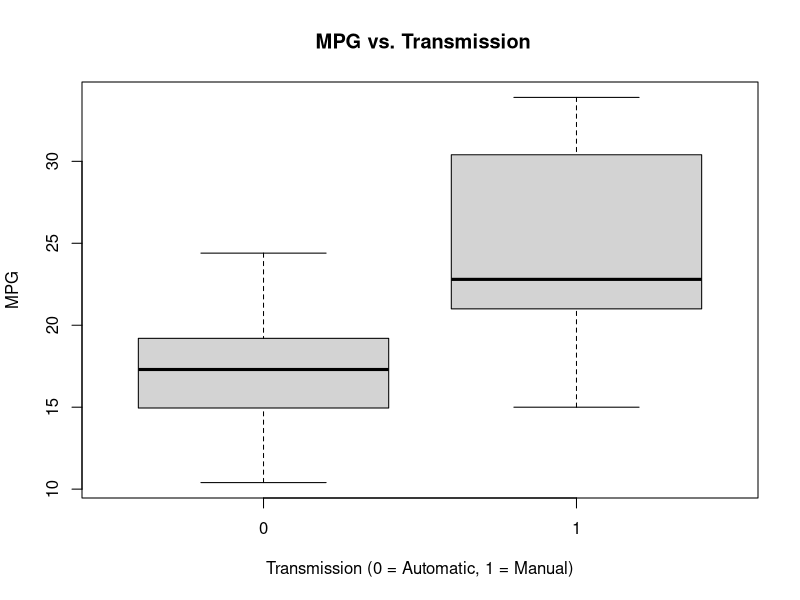
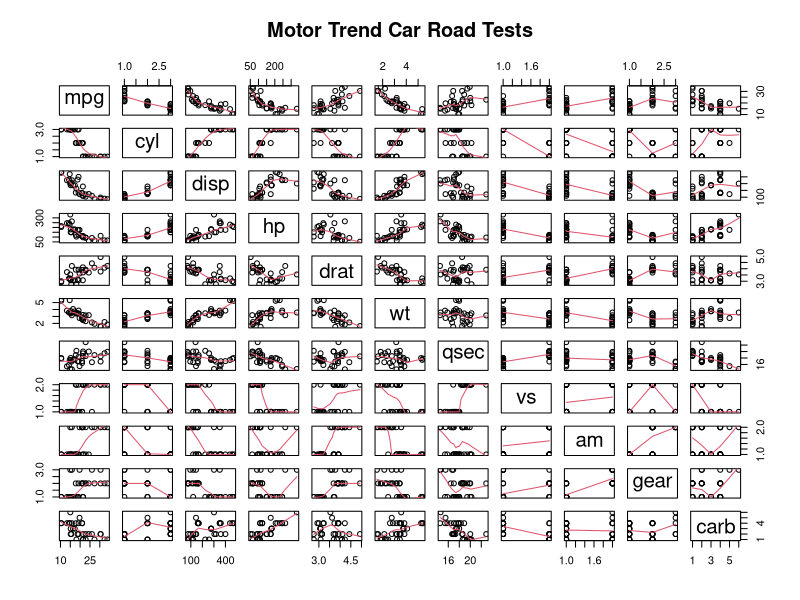
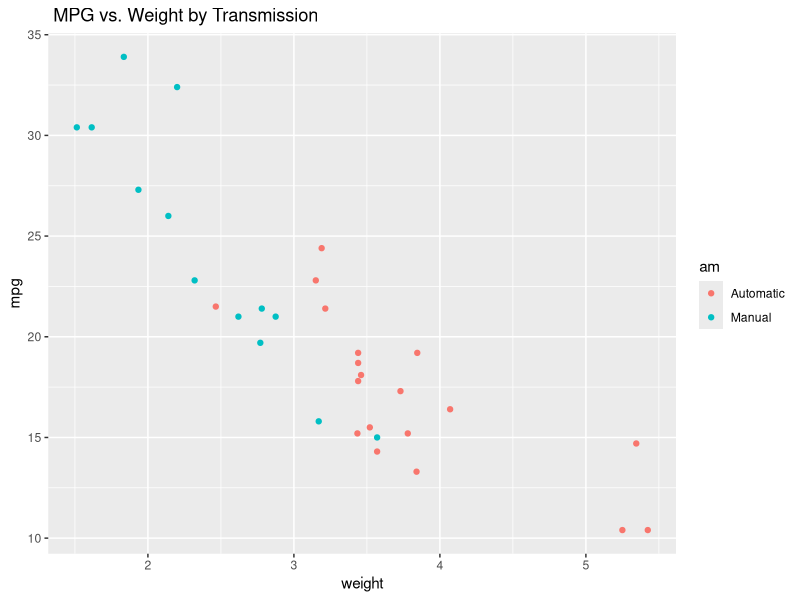
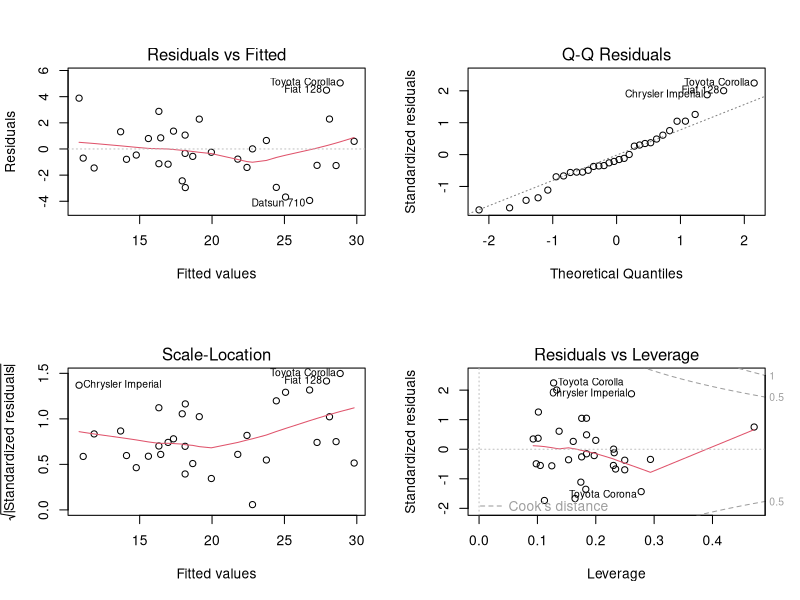

These charts were generated, in order, by the following R code:
## ---- chunk 1
library(ggplot2)
data(mtcars)
## ---- chunk 2
head(mtcars)
str(mtcars)
summary(mtcars)
mtcars[1:5, ]
dim(mtcars)
mtcars$cyl <- as.factor(mtcars$cyl)
mtcars$vs <- as.factor(mtcars$vs)
mtcars$am <- factor(mtcars$am)
mtcars$gear <- factor(mtcars$gear)
mtcars$carb <- factor(mtcars$carb)
attach(mtcars)
## ---- chunk 3
initialmodel <- lm(mpg ~ ., data = mtcars)
basemodel <- step(initialmodel, direction = "both")
model <- lm(mpg ~ cyl + hp + wt + am, data = mtcars)
summary(basemodel)
## ---- chunk 4
basemodel <- lm(mpg ~ am, data = mtcars)
anova(basemodel, basemodel)
## ---- chunk 5
t.test(mpg ~ am, data = mtcars)
## ---- chunk 6
boxplot(mpg ~ am, xlab="Transmission (0 = Automatic, 1 = Manual)", ylab="MPG", main=" MPG vs. Transmission")
## ---- chunk 7
pairs(mtcars, panel=panel.smooth, main="Motor Trend Car Road Tests")
## ---- chunk 8
ggplot(mtcars, aes(x=wt, y=mpg, group=am, color=am, height=3, width=3)) + geom_point() +  
scale_colour_discrete(labels=c("Automatic", "Manual")) + 
xlab("weight") + ggtitle(" MPG vs. Weight by Transmission")
## ---- chunk 9
par(mfrow = c(2, 2))
plot(model)
